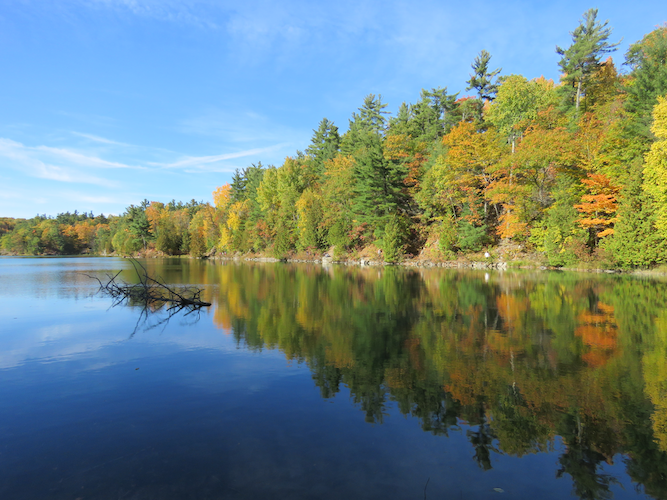
#> input picture pink_lake.png, 667 x 500 px
$ python part3.py
#> lines starting #> are read from the running program, lines starting #| are printed output that depends on the picture
import matplotlib.pyplot as plt
import numpy as np

img = plt.imread('pink_lake.png')
#> img is the input picture: shape (500, 667, 3) float32; mean R, G, B 0.428, 0.515, 0.503
plt.imshow(img)
# plt.show()

img_add = np.clip(img + 0.25, 0, 1)
plt.imsave('img_add.png', img_add)
plt.imshow(img_add)
# plt.show()

shape = img.shape
#> shape = (500, 667, 3)

img_chan_0 = np.zeros((shape[0], shape[1]))
img_chan_0 = img[:shape[0], :shape[1], 0]
plt.imsave('img_chan_0.png', img_chan_0)
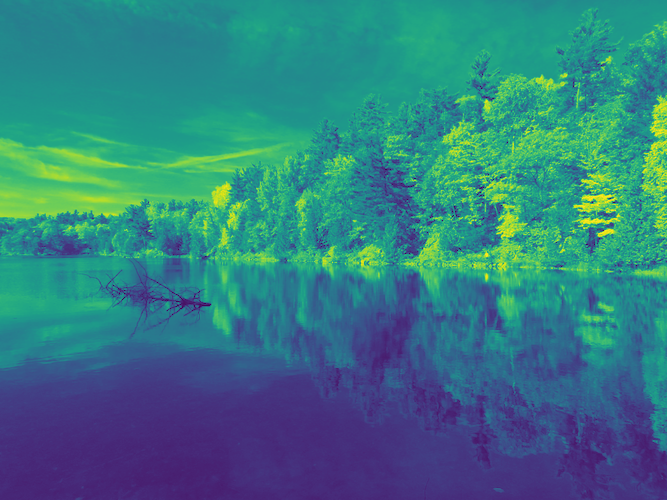
#> saved as img_chan_0.png: shape (500, 667, 3); mean R, G, B 52.2, 123.6, 130.1

img_chan_1 = np.zeros((shape[0], shape[1]))
img_chan_1 = img[:shape[0], :shape[1], 1]
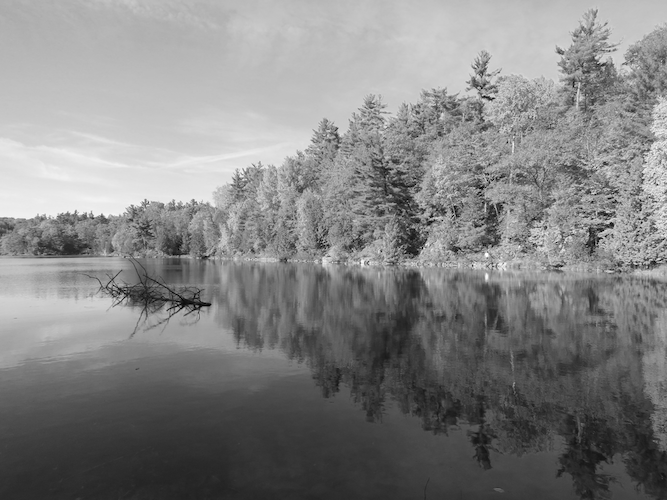
#> img_chan_1: shape (500, 667) float32; min 0, max 1, mean 0.515
plt.imsave('img_chan_1.png', img_chan_1)
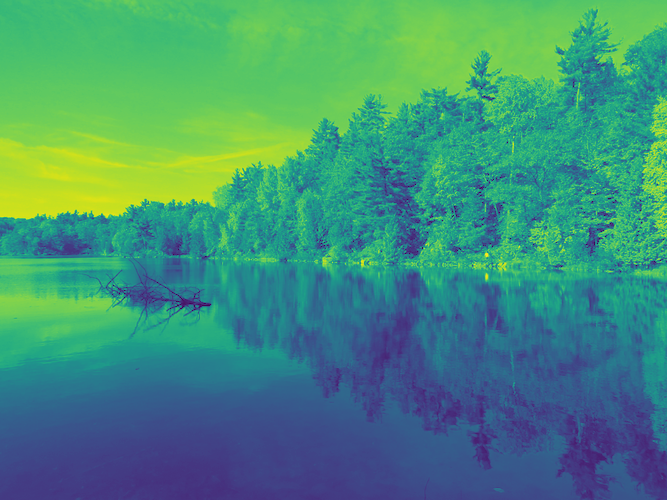
#> saved as img_chan_1.png: shape (500, 667, 3); mean R, G, B 66.9, 144.2, 120.7

img_chan_2 = np.zeros((shape[0], shape[1]))
img_chan_2 = img[:shape[0], :shape[1], 2]
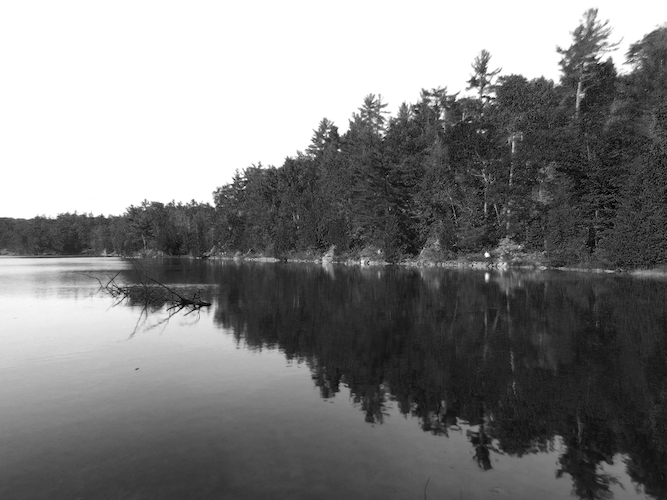
#> img_chan_2: shape (500, 667) float32; min 0, max 1, mean 0.503
plt.imsave('img_chan_2.png', img_chan_2)
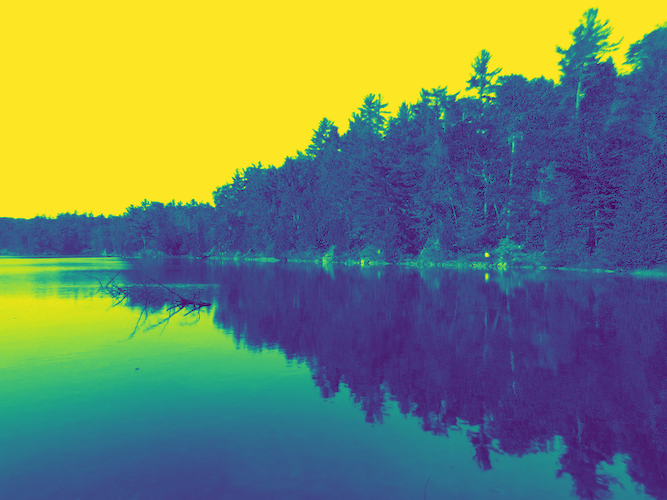
#> saved as img_chan_2.png: shape (500, 667, 3); mean R, G, B 113.9, 132.5, 103.8

img_gray = np.zeros((shape[0],shape[1]))
img_gray = 0.299 * img[:shape[0], :shape[1], 0] + 0.587 * img[:shape[0], :shape[1], 1]\
           + 0.114 * img[:shape[0], :shape[1], 2]
plt.imsave('img_gray.png', img_gray)

img_crop = np.zeros((shape[0]//2, shape[1], shape[2]))
img_crop = img[:shape[0]//2, 0:shape[1], 0:shape[2]]
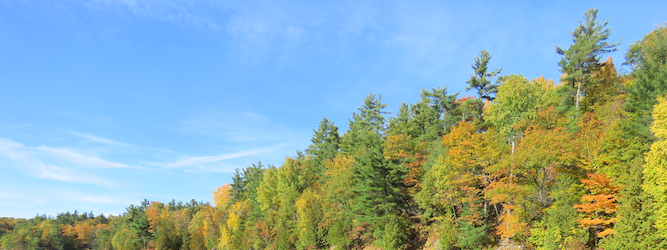
#> img_crop: shape (250, 667, 3) float32; mean R, G, B 0.557, 0.671, 0.66
plt.imsave('img_crop.png', img_crop)

img_flip_vert = np.zeros(shape)
img_flip_vert = img[[shape[0]-1-i for i in range(shape[0])], :shape[1], :shape[2]]
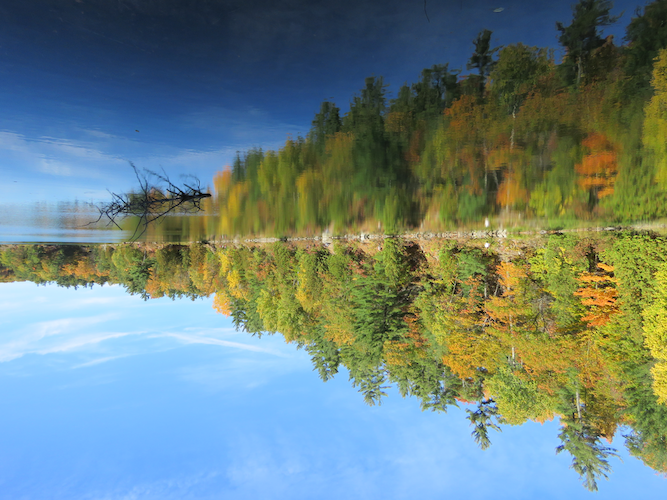
#> img_flip_vert: shape (500, 667, 3) float32; mean R, G, B 0.428, 0.515, 0.503
plt.imsave('img_flip_vert.png', img_flip_vert)
